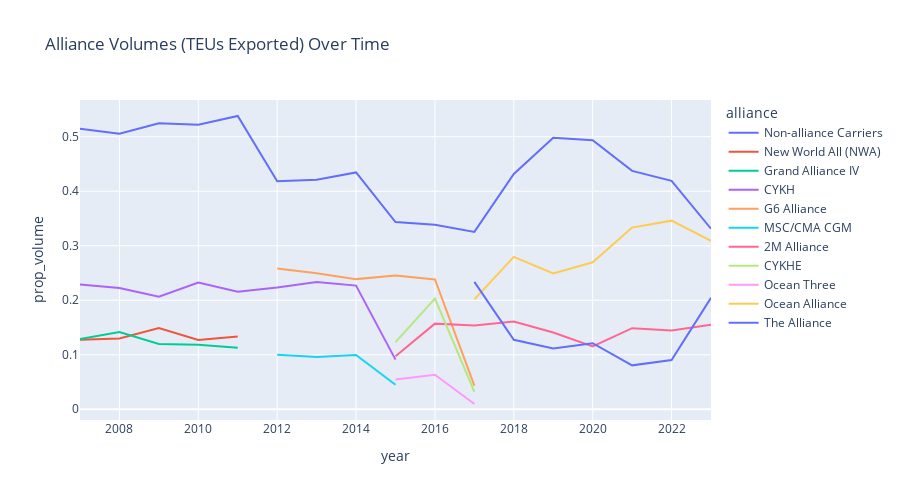

The notebook cell this image was saved under:
### Markdown cell above
## Exploratory Analysis

From publically available documents, we know which carriers are in which alliances over time [timeline graphic]. While much as been written in industry media on the presumed impacts of these alliances, many questions remain unanswered. [lit review?]

### Alliance Volumes Through Time

First, it is worthwhile to inspect the volumes carried by alliance members over time.

### Code cell
df = (
    exports_lf
    #group by alliance and year
    .group_by('alliance', 'year')
    .agg(pl.col('teus').sum())
    #get proportion 
    .with_columns((pl.col('teus')/pl.col('teus').sum().over('year')).alias('prop_volume'))
    .sort(by='year')
    .collect()
)

#plot
fig = px.line(
    df, x='year', y='prop_volume',
    color='alliance',
    title='Alliance Volumes (TEUs Exported) Over Time',
    width=900,
    height=500
    )

fig.show()

### Figure 1 — Plotly figure (JSON) as saved in the notebook; plotly's stock layout.template omitted (floating-point values rounded to 4 significant figures)
{"data": [{"hovertemplate": "alliance=Non-alliance Carriers<br>year=%{x}<br>prop_volume=%{y}<extra></extra>", "legendgroup": "Non-alliance Carriers", "line": {"color": "#636efa", "dash": "solid"}, "marker": {"symbol": "circle"}, "mode": "lines", "name": "Non-alliance Carriers", "orientation": "v", "showlegend": true, "type": "scatter", "x": [2007, 2008, 2009, 2010, 2011, 2012, 2013, 2014, 2015, 2016, 2017, 2018, 2019, 2020, 2021, 2022, 2023], "xaxis": "x", "y": [0.5146, 0.5057, 0.5246, 0.5222, 0.5381, 0.4182, 0.4213, 0.4346, 0.3435, 0.3385, 0.3255, 0.4317, 0.4983, 0.4937, 0.4374, 0.4191, 0.3313], "yaxis": "y"}, {"hovertemplate": "alliance=New World All (NWA)<br>year=%{x}<br>prop_volume=%{y}<extra></extra>", "legendgroup": "New World All (NWA)", "line": {"color": "#EF553B", "dash": "solid"}, "marker": {"symbol": "circle"}, "mode": "lines", "name": "New World All (NWA)", "orientation": "v", "showlegend": true, "type": "scatter", "x": [2007, 2008, 2009, 2010, 2011], "xaxis": "x", "y": [0.1277, 0.13, 0.149, 0.1271, 0.1336], "yaxis": "y"}, {"hovertemplate": "alliance=Grand Alliance IV<br>year=%{x}<br>prop_volume=%{y}<extra></extra>", "legendgroup": "Grand Alliance IV", "line": {"color": "#00cc96", "dash": "solid"}, "marker": {"symbol": "circle"}, "mode": "lines", "name": "Grand Alliance IV", "orientation": "v", "showlegend": true, "type": "scatter", "x": [2007, 2008, 2009, 2010, 2011], "xaxis": "x", "y": [0.1288, 0.1416, 0.1199, 0.1183, 0.1128], "yaxis": "y"}, {"hovertemplate": "alliance=CYKH<br>year=%{x}<br>prop_volume=%{y}<extra></extra>", "legendgroup": "CYKH", "line": {"color": "#ab63fa", "dash": "solid"}, "marker": {"symbol": "circle"}, "mode": "lines", "name": "CYKH", "orientation": "v", "showlegend": true, "type": "scatter", "x": [2007, 2008, 2009, 2010, 2011, 2012, 2013, 2014, 2015], "xaxis": "x", "y": [0.2288, 0.2227, 0.2066, 0.2324, 0.2155, 0.2232, 0.2334, 0.2269, 0.09104], "yaxis": "y"}, {"hovertemplate": "alliance=G6 Alliance<br>year=%{x}<br>prop_volume=%{y}<extra></extra>", "legendgroup": "G6 Alliance", "line": {"color": "#FFA15A", "dash": "solid"}, "marker": {"symbol": "circle"}, "mode": "lines", "name": "G6 Alliance", "orientation": "v", "showlegend": true, "type": "scatter", "x": [2012, 2013, 2014, 2015, 2016, 2017], "xaxis": "x", "y": [0.2585, 0.2495, 0.2388, 0.2453, 0.2382, 0.04354], "yaxis": "y"}, {"hovertemplate": "alliance=MSC/CMA CGM<br>year=%{x}<br>prop_volume=%{y}<extra></extra>", "legendgroup": "MSC/CMA CGM", "line": {"color": "#19d3f3", "dash": "solid"}, "marker": {"symbol": "circle"}, "mode": "lines", "name": "MSC/CMA CGM", "orientation": "v", "showlegend": true, "type": "scatter", "x": [2012, 2013, 2014, 2015], "xaxis": "x", "y": [0.1001, 0.09589, 0.09966, 0.04503], "yaxis": "y"}, {"hovertemplate": "alliance=2M Alliance<br>year=%{x}<br>prop_volume=%{y}<extra></extra>", "legendgroup": "2M Alliance", "line": {"color": "#FF6692", "dash": "solid"}, "marker": {"symbol": "circle"}, "mode": "lines", "name": "2M Alliance", "orientation": "v", "showlegend": true, "type": "scatter", "x": [2015, 2016, 2017, 2018, 2019, 2020, 2021, 2022, 2023], "xaxis": "x", "y": [0.09715, 0.1571, 0.1539, 0.1611, 0.1409, 0.1154, 0.1487, 0.1444, 0.155], "yaxis": "y"}, {"hovertemplate": "alliance=CYKHE<br>year=%{x}<br>prop_volume=%{y}<extra></extra>", "legendgroup": "CYKHE", "line": {"color": "#B6E880", "dash": "solid"}, "marker": {"symbol": "circle"}, "mode": "lines", "name": "CYKHE", "orientation": "v", "showlegend": true, "type": "scatter", "x": [2015, 2016, 2017], "xaxis": "x", "y": [0.1233, 0.2029, 0.03212], "yaxis": "y"}, {"hovertemplate": "alliance=Ocean Three<br>year=%{x}<br>prop_volume=%{y}<extra></extra>", "legendgroup": "Ocean Three", "line": {"color": "#FF97FF", "dash": "solid"}, "marker": {"symbol": "circle"}, "mode": "lines", "name": "Ocean Three", "orientation": "v", "showlegend": true, "type": "scatter", "x": [2015, 2016, 2017], "xaxis": "x", "y": [0.05471, 0.06327, 0.009653], "yaxis": "y"}, {"hovertemplate": "alliance=Ocean Alliance<br>year=%{x}<br>prop_volume=%{y}<extra></extra>", "legendgroup": "Ocean Alliance", "line": {"color": "#FECB52", "dash": "solid"}, "marker": {"symbol": "circle"}, "mode": "lines", "name": "Ocean Alliance", "orientation": "v", "showlegend": true, "type": "scatter", "x": [2017, 2018, 2019, 2020, 2021, 2022, 2023], "xaxis": "x", "y": [0.2015, 0.2797, 0.2493, 0.2698, 0.3333, 0.3461, 0.3091], "yaxis": "y"}, {"hovertemplate": "alliance=The Alliance<br>year=%{x}<br>prop_volume=%{y}<extra></extra>", "legendgroup": "The Alliance", "line": {"color": "#636efa", "dash": "solid"}, "marker": {"symbol": "circle"}, "mode": "lines", "name": "The Alliance", "orientation": "v", "showlegend": true, "type": "scatter", "x": [2017, 2018, 2019, 2020, 2021, 2022, 2023], "xaxis": "x", "y": [0.2338, 0.1275, 0.1116, 0.1211, 0.08059, 0.09048, 0.2046], "yaxis": "y"}], "layout": {"height": 500, "legend": {"title": {"text": "alliance"}, "tracegroupgap": 0}, "title": {"text": "Alliance Volumes (TEUs Exported) Over Time"}, "width": 900, "xaxis": {"anchor": "y", "domain": [0, 1], "title": {"text": "year"}}, "yaxis": {"anchor": "x", "domain": [0, 1], "title": {"text": "prop_volume"}}}}
